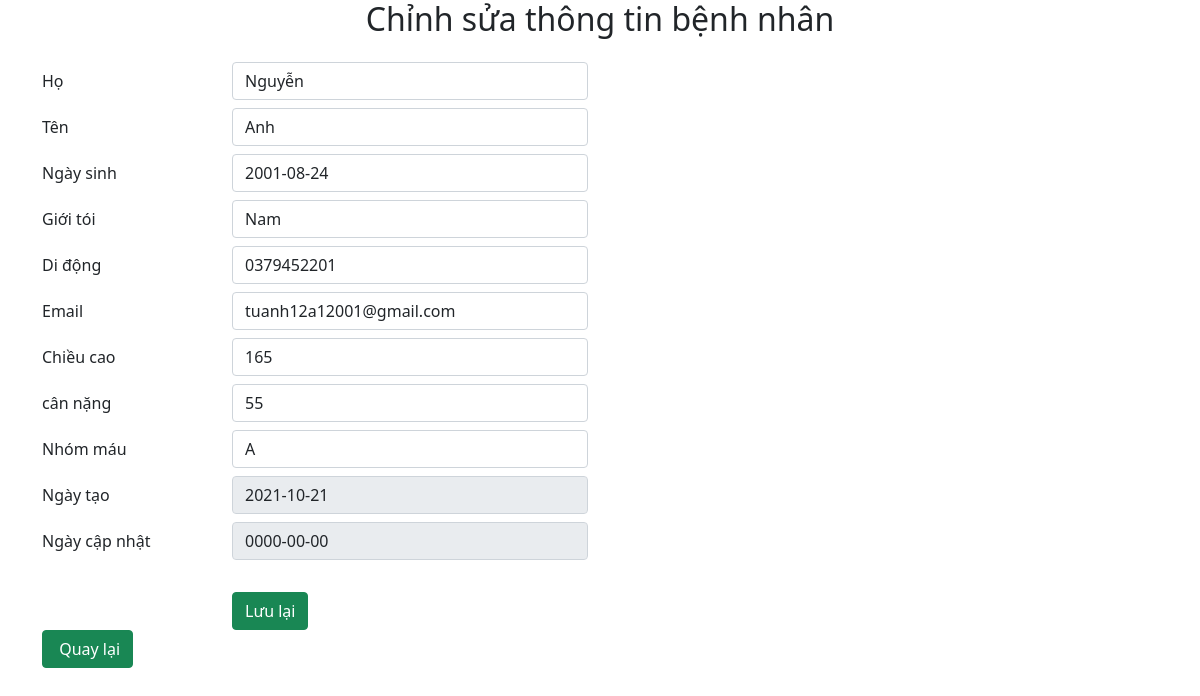
/chinhsua.php?id=1, run on the app's committed database.
### tables this page shows
CREATE TABLE `patientt` (
  `patienid` int(10) UNSIGNED NOT NULL,
  `firstname` varchar(50) NOT NULL,
  `lastname` varchar(50) NOT NULL,
  `dateofbirth` date NOT NULL,
  `gender` tinyint(1) NOT NULL,
  `mobile` varchar(12) NOT NULL,
  `email` varchar(255) NOT NULL,
  `height` varchar(50) NOT NULL,
  `weight` varchar(50) NOT NULL,
  `blood_type` varchar(50) NOT NULL,
  `created_on` date NOT NULL DEFAULT current_timestamp(),
  `modified_on` date NOT NULL DEFAULT current_timestamp()
);

### src/chinhsua.php (the view, shortened to what this page needs)
<?php
    include './menu_footer/menu.php';
?>
    <main class="container">
        <h2 class="mb-4 text-center">Chỉnh sửa thông tin bệnh nhân</h2>
        <form action="xulychinhsua.php?id=<?php echo $_GET['id'] ?>" method="post">
            <?php
                $id = $_GET['id'];
                include './config.php';
                $sql = "SELECT * FROM patientt WHERE patienid = '$id'";
                $result = mysqli_query($conn,$sql);
                    if(mysqli_num_rows($result)>0){
                        while($row = mysqli_fetch_assoc($result)){
                            echo '<div class="form-group row">';
                            echo '<label for="firstname" class="col-sm-2 col-form-label">Họ</label>';
                            echo '<div class="col-sm-4">';
                            echo '<input type="text" class="form-control mb-2" id="firstname" name="firstname" value = "'.$row['firstname'].'">';
                            echo '</div>';
                            echo '</div>';
                            echo '<div class="form-group row">';
                            echo '<label for="lastname" class="col-sm-2 col-form-label">Tên</label>';
                            echo '<div class="col-sm-4">';
                            echo '<input type="text" class="form-control mb-2" id="lastname" name="lastname" value = "'.$row['lastname'].'">';
                            echo '</div>';
                            echo '</div>';
                            echo '<div class="form-group row">';
                            echo '<label for="dateofbirth" class="col-sm-2 col-form-label">Ngày sinh</label>';
                            echo '<div class="col-sm-4">';
                            echo '<input type="text" class="form-control mb-2" id="dateofbirth" name="dateofbirth" value = "'.$row['dateofbirth'].'">';
                            echo '</div>';
                            echo '</div>';
                            if($row['gender'] == '1'){
                                $gender = 'Nam';
                            }else{
                                $gender = 'Nữ';
                            }
                            echo '<div class="form-group row">';
                            echo '<label for="gender" class="col-sm-2 col-form-label">Giới tói</label>';
                            echo '<div class="col-sm-4">';
                            echo '<input type="text" class="form-control mb-2" id="gender" name="gender" value = "'.$gender.'">';
                            echo '</div>';
                            echo '</div>';
                            echo '<div class="form-group row">';
                            echo '<label for="mobile" class="col-sm-2 col-form-label">Di động</label>';
                            echo '<div class="col-sm-4">';
                            echo '<input type="text" class="form-control mb-2" id="mobile" name="mobile" value = "'.$row['mobile'].'">';
                            echo '</div>';
                            echo '</div>';
                            echo '<div class="form-group row">';
                            echo '<label for="email" class="col-sm-2 col-form-label">Email</label>';
                            echo '<div class="col-sm-4">';
                            echo '<input type="email" class="form-control mb-2" id="email" name="email" value = "'.$row['email'].'">';
                            echo '</div>';
                            echo '</div>';
                            echo '<div class="form-group row">';
                            echo '<label for="height" class="col-sm-2 col-form-label">Chiều cao</label>';
                            echo '<div class="col-sm-4">';
                            echo '<input type="text" class="form-control mb-2" id="height" name="height" value = "'.$row['height'].'">';
                            echo '</div>';
                            echo '</div>';
                            echo '<div class="form-group row">';
                            echo '<label for="weight" class="col-sm-2 col-form-label">cân nặng</label>';
                            echo '<div class="col-sm-4">';
                            echo '<input type="text" class="form-control mb-2" id="weight" name="weight" value = "'.$row['weight'].'">';
                            echo '</div>';
                            echo '</div>';
                            echo '<div class="form-group row">';
                            echo '<label for="blood_type" class="col-sm-2 col-form-label">Nhóm máu</label>';
                            echo '<div class="col-sm-4">';
                            echo '<input type="text" class="form-control mb-2" id="blood_type" name="blood_type" value = "'.$row['blood_type'].'">';
                            echo '</div>';
                            echo '</div>';
                            echo '<div class="form-group row">';
                            echo '<label for="created_on" class="col-sm-2 col-form-label">Ngày tạo</label>';
                            echo '<div class="col-sm-4">';
                            echo '<input type="text" class="form-control mb-2" id="created_on" name="created_on" disabled value = "'.$row['created_on'].'">';
                            echo '</div>';
                            echo '</div>';
                            echo '<div class="form-group row">';
                            echo '<label for="modified_on" class="col-sm-2 col-form-label">Ngày cập nhật</label>';
                            echo '<div class="col-sm-4">';
                            echo '<input type="text" class="form-control mb-2" id="modified_on" name="modified_on" disabled value = "'.$row['modified_on'].'">';
                            echo '</div>';
                            echo '</div>';
                        }
                    }
            ?>
            <br>
            <div class="form-group row">
                <label for="btn" class="col-sm-2 col-form-label"></label>
                <div class="col-sm-10">
                    <button type="submit" class="btn btn-success">Lưu lại</button>
                </div>
            </div>
            <a href="index.php" class="btn btn-success mb-3"><i class="fad fa-chevron-square-left"></i> Quay lại</a>
        </form>
    </main>
<?php
    include './menu_footer/footer.php';
?>

### data on the page
patientt: firstname "Nguyễn", lastname "Anh", dateofbirth "2001-08-24", gender "Nam", mobile "0379452201", email "tuanh12a12001@gmail.com", height "165", weight "55", blood_type "A", created_on "2021-10-21", modified_on "0000-00-00"
